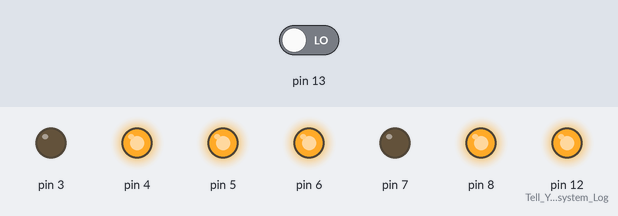
The sketch below on a simulated Arduino Mega 2560, built with avr-gcc and run on an emulated ATmega2560. Shown: output pins drawn as LEDs (lit = HIGH). Inputs (shaded band) come from the test bench; at power-on: pin 13 LOW. What the sketch prints to the serial monitor is not drawn.

Above: at 1.6 s.
1.7 s: pin 13 driven HIGH
At 3.0 s:
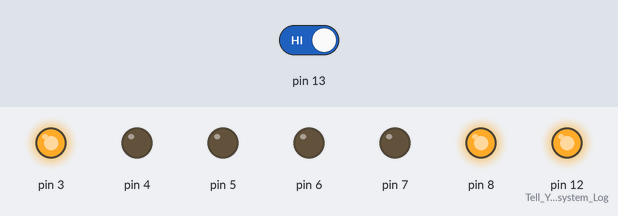
5.3 s: pin 13 driven LOW
At 6.3 s:
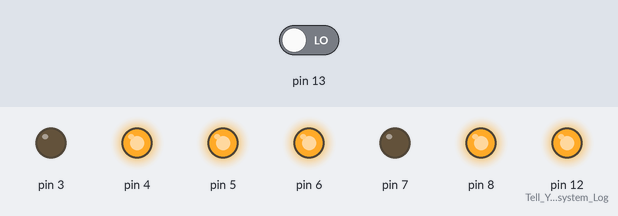
Timing chart, 0 to 8.3 s (numbered marks = the images above; inputs shaded):
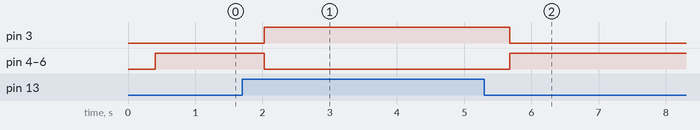

The sketch:

IoTHome-Mega.ino
```cpp
// (licence header left out)
//pin 3 to control relay power for Ultrasonic and gas sensor
//pin 4 to power vibration sensor
//pin 5 to power Temp + Humid sensor
//pin 6 to power Water sensor
//pin 7 to show NFC-System Status Red Light
//pin 8 to show NFC-System Status Green Light
//pin 12 to notify Yun about System Status
//pin 13 to receive current status from Yun

/* NFC Configuration source code from dfRobot Wiki, link: http://goo.gl/qfvi4e */
const unsigned char wake[16]={
  0x55, 0x55, 0x00, 0x00, 0x00, 0x00, 0x00, 0x00, 0x00, 0x00, 0x00, 0x00, 0x00, 0x00, 0x00, 0x00};//wake up NFC module
const unsigned char firmware[9]={
  0x00, 0x00, 0xFF, 0x02, 0xFE, 0xD4, 0x02, 0x2A, 0x00};
const unsigned char tag[11]={
  0x00, 0x00, 0xFF, 0x04, 0xFC, 0xD4, 0x4A, 0x01, 0x00, 0xE1, 0x00};//detecting tag command
const unsigned char std_ACK[25] = {
  0x00, 0x00, 0xFF, 0x00, 0xFF, 0x00, 0x00, 0x00, 0xFF, 0x0C,
  0xF4, 0xD5, 0x4B, 0x01, 0x01, 0x00, 0x04, 0x08, 0x04, 0x00, 0x00, 0x00, 0x00, 0x4b, 0x00};
unsigned char old_id[5];
const unsigned char samConfig[10]={
  0x00, 0x00, 0xFF, 0x03, 0xFD, 0xD4, 0x14, 0x01, 0x17, 0x00};

const unsigned char myCard[25]={
  /* Set your NFC here */
  // Example of my phone NFC below:
  // My phone NFC:   0 0 FF 0 FF 0 0 0 FF 11 EF D5 4B 1 1 0 4 25 91 5 4 3 2 1 79
  0x00, 0x00, 0xFF, 0x00, 0xFF, 0x00, 0x00, 0x00, 0xFF, 0x11,
  0xEF, 0xD5, 0x4B, 0x01, 0x01, 0x00, 0x04, 0x25, 0x91, 0x05,
  0x04, 0x03, 0x02, 0x01, 0x79};

unsigned char receive_ACK[25];//Command receiving buffer
//int inByte = 0;               //incoming serial byte buffer

/*External include for NFC*/
#if defined(ARDUINO) && ARDUINO >= 100
#include "Arduino.h"
#define print1Byte(args) Serial3.write(args)
#define print1lnByte(args)  Serial3.write(args),Serial3.println()
#else
#include "WProgram.h"
#define print1Byte(args) Serial3.print(args,BYTE)
#define print1lnByte(args)  Serial3.println(args,BYTE)
#endif

void setup() {
  /*NFC Setup*/
  Serial3.begin(115200);    //open Serial3 with device
  //while (!Serial);
  wake_card();
  SAMConfig();
  delay(100);
  read_ACK(15);
  delay(100);
  display(15);
  Serial.println("Read Firmware");
  firmware_version();
  delay(100);
  read_ACK(19);
  delay(100);
  display(19);

  /*Data Transmission to Yun Setup*/
  pinMode(12, OUTPUT);  //Tell Yun where system Logged in or out
  digitalWrite(12, HIGH);

  /*System Status Setup*/
  pinMode(7, OUTPUT);
  pinMode(8, OUTPUT);
  digitalWrite(7, LOW);
  digitalWrite(8, HIGH);

  /*General Setup*/
  pinMode(3, OUTPUT);
  pinMode(4, OUTPUT);
  pinMode(5, OUTPUT);
  pinMode(6, OUTPUT);
  pinMode(13, INPUT);
  digitalWrite(3, LOW);  //to control relay
  digitalWrite(4, HIGH);
  digitalWrite(5, HIGH);
  digitalWrite(6, HIGH);
  Serial.begin(115200);   // open serial with PC
}

void loop() {
  //Serial.println(digitalRead(13));
  checkStatus();
  nfc();
}

void nfc(){
  send_tag();
  delay(100);
  read_ACK(25);
  delay(100);
  Serial.println("Display Tag:");
  display (25);
  checkID();
  delay(200);
  //delay(2500);
  //copy_id ();
}

void checkID(void){
  int j;
  for (j=0; j<25; j++){
    if (receive_ACK[j] == myCard[j]){
      //proceed for validation
    }

    else{
      Serial.println("Scanning for Card...");
      break;
    }
  }
  if (j==25){
    Serial.println("Card Recognized!");
    digitalWrite(12, !digitalRead(12));
    digitalWrite(7, !digitalRead(7));
    digitalWrite(8, !digitalRead(8));
    if(digitalRead(12) == HIGH){
      Serial.println("System Online");  //Security system offline
    }
    else{
      Serial.println("System Offline");
    }
  }
}

/*void copy_id (void)
{//save old id
  int ai, oi;
  for (oi=0, ai=19; oi<5; oi++,ai++) {
    old_id[oi] = receive_ACK[ai];
  }
}*/


char cmp_id (void)
{//return true if find id is old
  int ai, oi;
  for (oi=0,ai=19; oi<5; oi++,ai++) {
    if (old_id[oi] != receive_ACK[ai])
      return 0;
  }
  return 1;
}


int test_ACK (void)
{// return true if receive_ACK accord with std_ACK
  int i;
  for (i=0; i<19; i++) {
    if (receive_ACK[i] != std_ACK[i])
      return 0;
  }
  return 1;
}


void send_id (void)
{//send id to PC
  int i;
  Serial.print ("ID: ");
  for (i=19; i<= 23; i++) {
    Serial.print (receive_ACK[i], HEX);
    Serial.print (" ");
  }
  Serial.println ();
}


void UART1_Send_Byte(unsigned char command_data)
{//send byte to device
  print1Byte(command_data);
#if defined(ARDUINO) && ARDUINO >= 100
  Serial3.flush();// complete the transmission of outgoing serial data
#endif
}


void UART_Send_Byte(unsigned char command_data)
{//send byte to PC
  Serial.print(command_data,HEX);
  Serial.print(" ");
}


void read_ACK(unsigned char temp)
{//read ACK into reveive_ACK[]
  unsigned char i;
  for(i=0;i<temp;i++) {
    receive_ACK[i]= Serial3.read();
  }
}


void wake_card(void)
{//send wake[] to device
  unsigned char i;
  for(i=0;i<16;i++){ //send command
    UART1_Send_Byte(wake[i]);
    //Serial.print(wake[i], HEX);
  }
}


void firmware_version(void)
{//send fireware[] to device
  unsigned char i;
  for(i=0;i<9;i++) //send command
    UART1_Send_Byte(firmware[i]);
}


void send_tag(void)
{//send tag[] to device
  unsigned char i;
  for(i=0;i<11;i++) //send command
    UART1_Send_Byte(tag[i]);
}


void display(unsigned char tem)
{//send receive_ACK[] to PC
  unsigned char i;
  for(i=0;i<tem;i++) //send command
    UART_Send_Byte(receive_ACK[i]);
  Serial.println();
}

void SAMConfig(void)
{
  unsigned char i;
  for(i=0;i<10;i++){ //send command
    UART1_Send_Byte(samConfig[i]);
  }
}

void checkStatus(void){
  if(digitalRead(12) == 0){ //system offline
    digitalWrite(3, HIGH);
    digitalWrite(4, LOW);
    digitalWrite(5, LOW);
    digitalWrite(6, LOW);
  }
  else{  //system online
    if(digitalRead(13) == 1){ //check current status
      digitalWrite(3, HIGH);
      digitalWrite(4, LOW);
      digitalWrite(5, LOW);
      digitalWrite(6, LOW);
    }

    else{ //system back online
      digitalWrite(3, LOW);
      digitalWrite(4, HIGH);
      digitalWrite(5, HIGH);
      digitalWrite(6, HIGH);
    }
  }
}
```

Measured:
- after the input at 1.7 s, pin 3: LOW → HIGH after 0.33 s; pin 4–6: HIGH → LOW after 0.33 s
- after the input at 5.3 s, pin 3: HIGH → LOW after 0.38 s; pin 4–6: LOW → HIGH after 0.38 s
